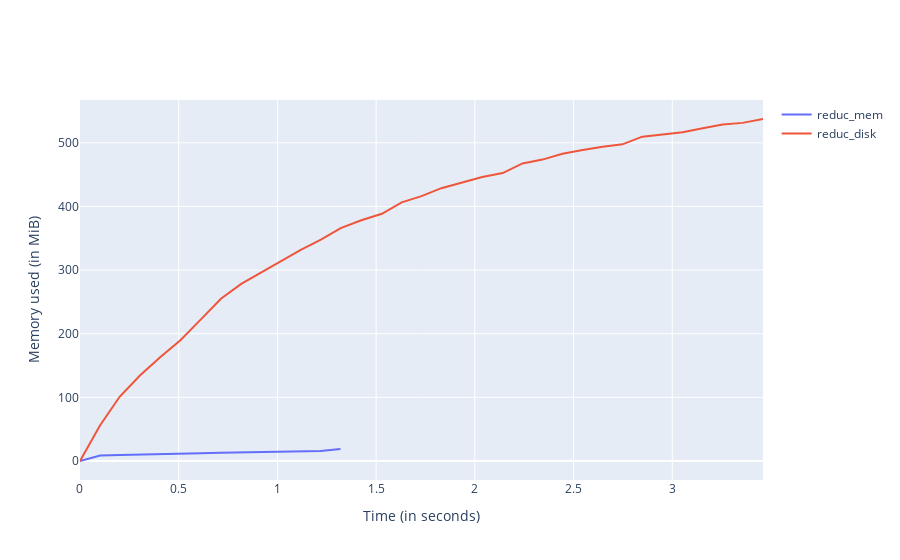

The notebook cell saved with this chart:
### Code cell
%mprof_plot reduc_mem reduc_disk
